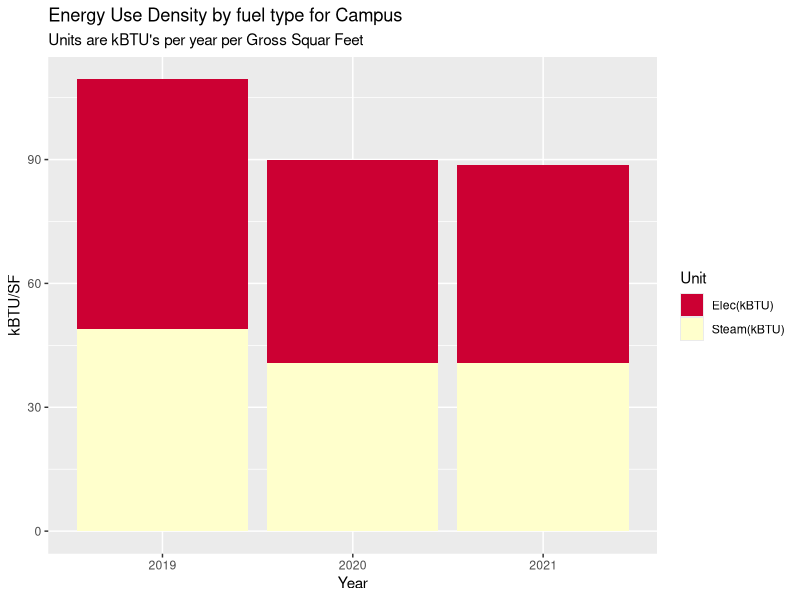
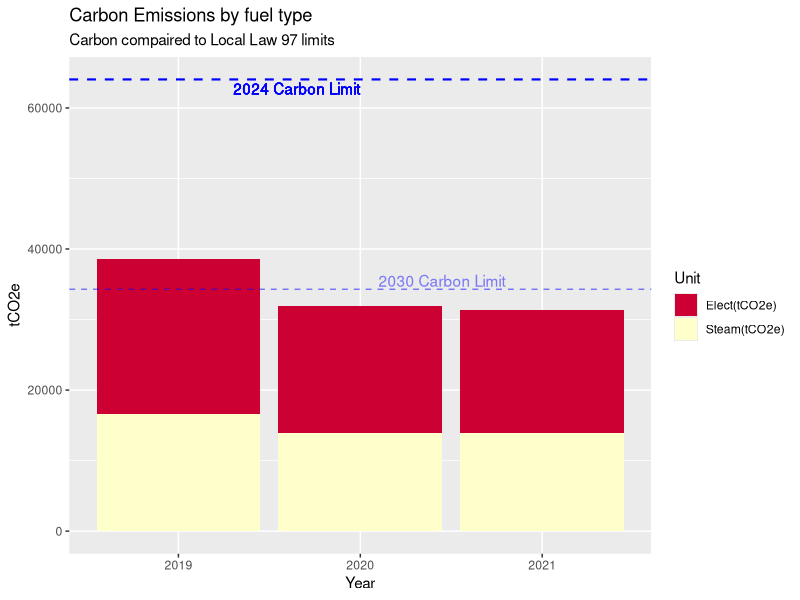
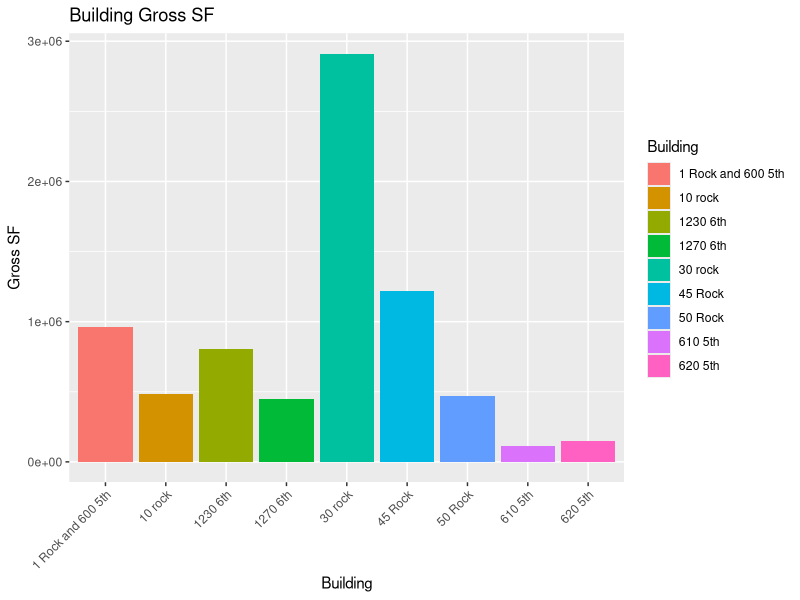
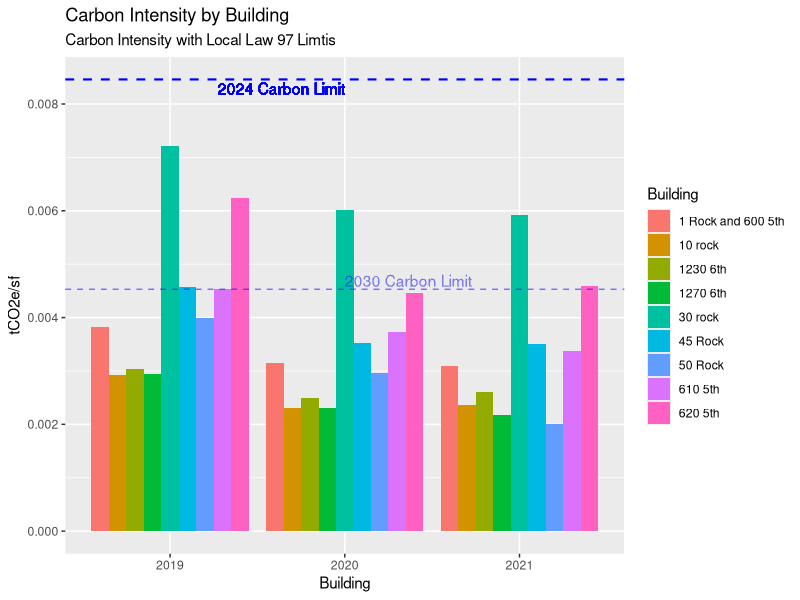
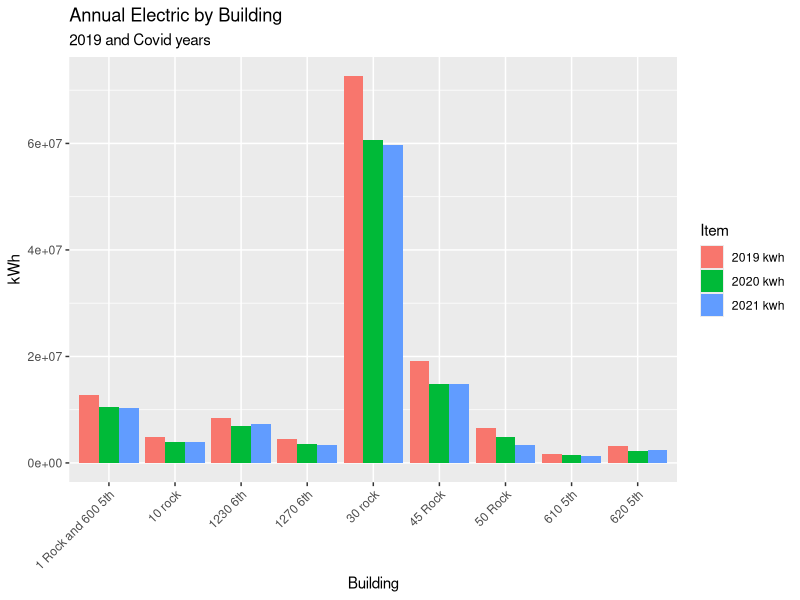
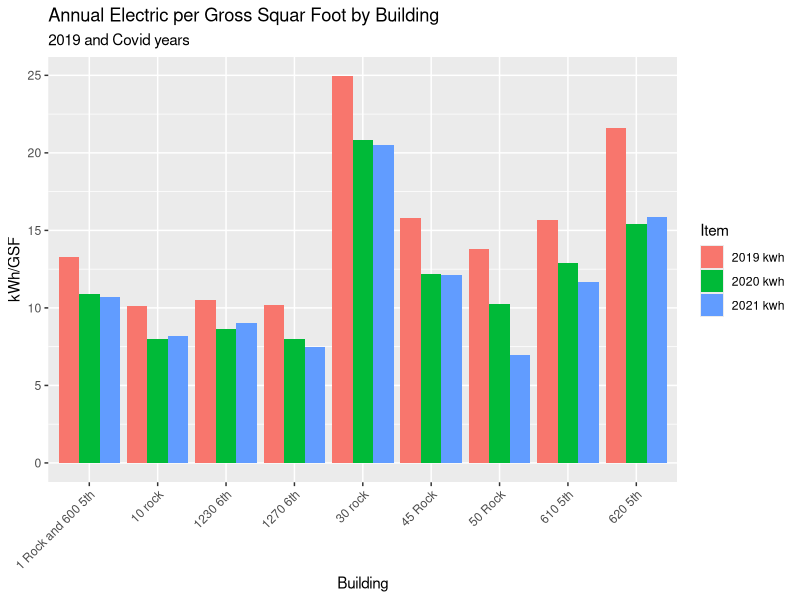
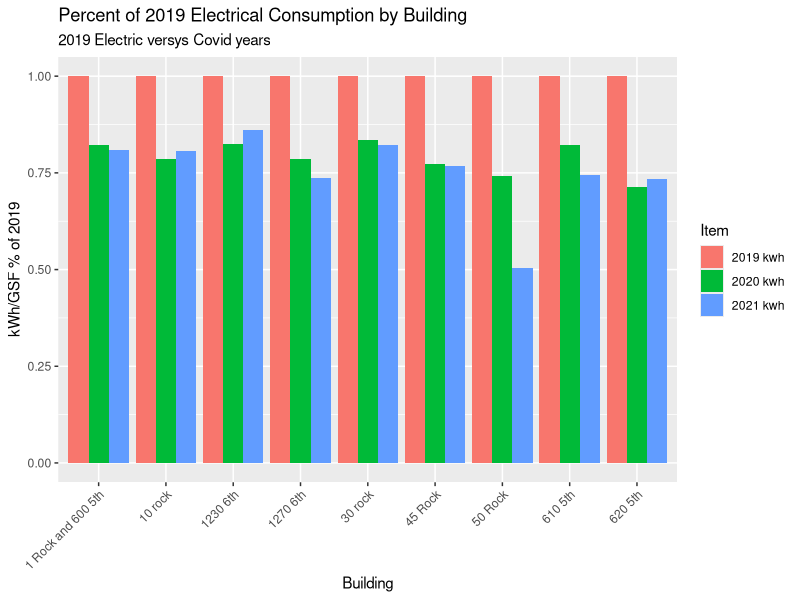
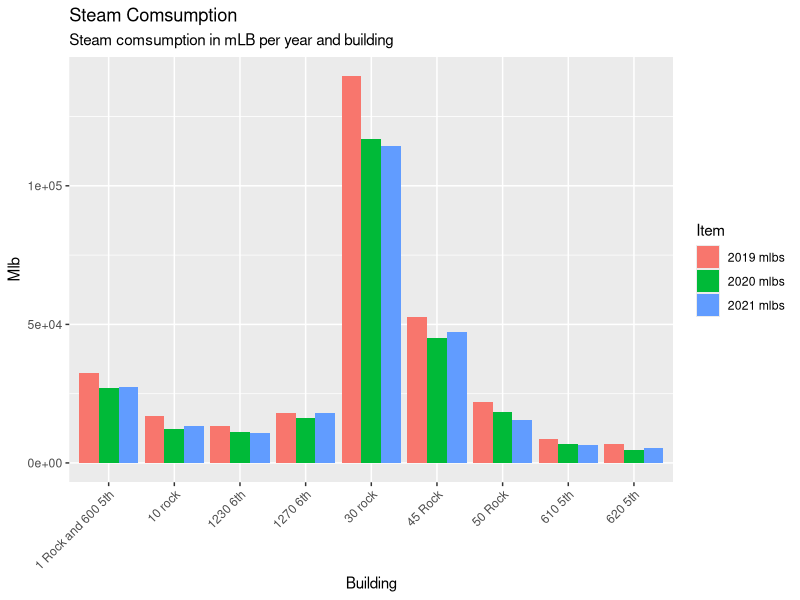

Source code (R) for these figures, in order:
## ---- chunk 1

# Load packages 
my_packages <- c("tidyverse", "vroom" , "janitor" , "glue" , "tsibble" , "tidytext","lubridate", "fable", "tsibbledata", "ggplot2", "forecast", "tseries", "rio", "zoo", "readxl", "tsibbledata", "knitr", "kableExtra", "formattable", "scales")
invisible( lapply(my_packages, require, character.only = TRUE))

#Set up environment 
place <- "Home"  #Where are we working today. 
# place <- "work"

if (place == "Home"){setwd("C:/Users/paulr/Documents/R/RockCenterEnergyAnalysis")} else {setwd("C:/Users/prode/Documents/R/RockCenterEnergyAnalysis")}

if (!file.exists("data")) { dir.create("data")}

rm(place, my_packages ) #Clean up

options(dplyr.summarise.inform = FALSE)  # Suppress textin Knit printout. 



# Read in data

'ElecCF' <- 0.000288962  #2021 Carbon Values
'SteamCF' <- 0.00004493 #2021 Carbon Values
'IntensityLimit24' <- 0.00846 #2024 Limit
'IntensityLimit30' <- 0.00453 #2030 Limit

SteamData <- read_excel("data/Energy_Data_for_Net_Zero_Study.xlsx", sheet = "Sheet1", range = "B2:G11" , col_names = TRUE, na = "NA", col_types = NULL ) %>%  select(-5,-6)

ElectricData <- read_excel("data/Energy_Data_for_Net_Zero_Study.xlsx", sheet = "Sheet1", range = "B13:G23" , col_names = TRUE, na = "NA", col_types = NULL ) %>% select(-5,-6)

ElectricData %>% filter(Building == '1 Rock' | Building == '600 5th') %>% 
  select( -Building) %>% 
  summarise_each(funs(sum)) %>% 
  mutate(Building = "1 Rock and 600 5th") %>% 
  select(4,1,2,3) %>% rbind(ElectricData) %>% 
  filter(Building != '1 Rock' & Building != '600 5th') -> ElectricData

BuildingGSF <- read_excel("data/Energy_Data_for_Net_Zero_Study.xlsx", sheet = "Sheet1", range = "B28:C39" , col_names = TRUE, na = "NA", col_types = NULL ) %>% 
  filter(Building != '1 Rock' & Building != '600 5th')

UtilityData <- left_join(ElectricData, SteamData, by="Building") %>% left_join(BuildingGSF, by="Building")
UtilityData[is.na(UtilityData)] <- 0

#Campus EUI for each year 
UtilityData1 <- UtilityData 
apply(UtilityData1[2:4], 2, function(row) row * 3.4121 ) -> UtilityData1[2:4]
apply(UtilityData1[5:7], 2, function(row) row * 1194) -> UtilityData1[5:7]
UtilityData1 %>% select(`2019 kwh`, `2020 kwh`, `2021 kwh`, `2019 mlbs`, `2020 mlbs`, `2021 mlbs`, `Gross Floor Area`) %>%
summarise_each(funs(sum)) -> UtilityData1
    TotalFlArea <- UtilityData1$`Gross Floor Area`
    UtilityData1 %>% 
      select(-`Gross Floor Area`) %>% 
  gather(key = "Item", value = "Value") -> UtilityData1
  cbind(UtilityData1, str_split_fixed(UtilityData1$Item, " ", n=2)) %>% 
  select(-"Item") -> UtilityData1 
  colnames(UtilityData1)  <-  c("Value", "Year", "Unit") 
  apply(UtilityData1[3], 1, function(x) {ifelse(x == "kwh", "Elec(kBTU)", "Steam(kBTU)")}) -> UtilityData1[3]
  
# Make an EUI plot with kBTU vales for both  electric and steam  
UtilityData2 <- UtilityData1
apply(UtilityData2[1], 1, function(row) row / TotalFlArea ) -> UtilityData2[1]
UtilityData2 %>% 
  ggplot(aes(x = Year, y = Value, fill = Unit)) +
  geom_bar(stat = "identity", position = "stack") +
  labs( title = "Energy Use Density by fuel type for Campus",
        subtitle = "Units are kBTU's per year per Gross Squar Feet") +
  xlab("Year") +
  ylab("kBTU/SF") +
  scale_fill_manual(values = c("#CC0033", "#FFFFCC"))


 ### Delta's ###
  UtilityData2 %>%
    group_by(Year) %>% 
    summarise("AnnuValues" = sum(Value)) %>% 
    mutate("BaseYear" = max(AnnuValues)) %>% 
    mutate("Delta" = AnnuValues/BaseYear) -> CampusDelta
  CampusDelta[4] <- sapply(CampusDelta[4], function(x) percent(x, accuracy=1))
## ---- chunk 2
All_Data <- read_excel("data/LL97 Fines Rock Center.xlsx", sheet = "NBC Energy", range = "B1:D64" , col_names = TRUE, na = "Not Available", col_types = c("guess", "guess", "numeric") ) %>% mutate(across(contains('Date'), ymd)) %>% select("Start Date", "kwh")


colnames(All_Data) <- c("Date",  "kwh")

All_Data %>% 
  group_by(year(Date)) %>% 
  summarise("Elect" = sum(kwh)) -> All_Data
colnames(All_Data) <- c("Date", "Elect")
All_Data %>% 
  filter(Date == 2019 | Date == 2020 | Date == 2021 ) -> All_Data
UtilityData1[1,1] <- UtilityData1[1,1] + All_Data[1,2]
UtilityData1[2,1] <- UtilityData1[2,1] + All_Data[2,2]
UtilityData1[3,1] <- UtilityData1[3,1] + All_Data[3,2]
  
  
## ---- chunk 3

#Make a Carbon table in the dataframe UtilityData1
UtilityData3 <- UtilityData1
  apply(UtilityData3[3], 1, function(x) {ifelse(x == "Elec(kBTU)", "Elect(tCO2e)", "Steam(tCO2e)")}) -> UtilityData3[3]
  UtilityData3 %>% 
  mutate(Carbon = ifelse(Unit == "Elec(kBTU)", Value * ElecCF / 3.4121, Value * SteamCF)) %>% 
  ggplot(aes(x = Year, y = Carbon, fill = Unit)) +
  geom_bar(stat = "identity", position = "stack") +
  labs( title = "Carbon Emissions by fuel type",
        subtitle = "Carbon compaired to Local Law 97 limits") +
  labs(x = "Year", y = "tCO2e") +
  #guides(fill = FALSE) +
  geom_hline(aes(yintercept = TotalFlArea * IntensityLimit24), color = "blue", linetype = "dashed", size = 0.75) +
  geom_text(aes(x = 2, y = TotalFlArea * IntensityLimit24, label = "2024 Carbon Limit"), hjust = 1, vjust = 1.25 , color = "blue") +
  geom_hline(aes(yintercept = TotalFlArea * IntensityLimit30), linetype = "dashed", color = "blue", size = 0.5, alpha = 0.5) +
  geom_text(aes(x = 2.1, y = TotalFlArea * IntensityLimit30, label = "2030 Carbon Limit", alpha = 0.1), hjust = 0, vjust = -.2 , color = "blue", alpha = 0.1) +
  scale_fill_manual(values = c("#CC0033", "#FFFFCC"))
  
## ---- chunk 4

#Plot Carbon Intensities versus LL97 Limits 
UtilityData1 <- UtilityData 
#apply(UtilityData1[2:4], 2, function(row) row * 3.4121 ) -> UtilityData1[2:4]
apply(UtilityData1[5:7], 2, function(row) row * 1194) -> UtilityData1[5:7]
UtilityData1[2:7]/UtilityData1$`Gross Floor Area` -> UtilityData1[2:7]
colnames(UtilityData1) <- c("Building", "2019 kwh", "2020 kwh", "2021 kwh", "2019 kBTUs", "2020 kBTUs", "2021 kBTUs", "Gross Floor Area")

UtilityData1 %>% select("Building", "2019 kwh", "2020 kwh", "2021 kwh", "2019 kBTUs", "2020 kBTUs", "2021 kBTUs") -> UtilityData1

UtilityData1 %>% 
  gather(key = "Item", value = "Value", -"Building") -> UtilityData1
  cbind(UtilityData1, str_split_fixed(UtilityData1$Item, " ", n=2)) %>% 
  select(-"Item") -> UtilityData1 
  colnames(UtilityData1)  <-  c("Building", "Value", "Year", "Unit") 
  UtilityData1 %>% 
    mutate("Carbon/SF" = ifelse(Unit == "kwh", Value * ElecCF, Value * SteamCF)) %>% 
    select(Building, Year, Unit, `Carbon/SF`) %>% 
    mutate("Carbon" = "tCO2e") -> UtilityData1
  
  UtilityData %>%   
ggplot(aes(x = Building, y = `Gross Floor Area`, fill = Building)) +
  geom_bar(stat = "identity", position = "dodge") +
  labs( title = "Building Gross SF") +
  labs(x = "Building", y = "Gross SF") +
  theme(axis.text.x = element_text (angle = 45, vjust = 1, hjust=1)) 


UtilityData1 %>%   
ggplot(aes(x = Year, y = `Carbon/SF`, fill = Building, group = Building)) +
  geom_bar(stat = "identity", position = "dodge") +
  labs( title = "Carbon Intensity by Building",
        subtitle = "Carbon Intensity with Local Law 97 Limtis") +
  labs(x = "Building", y = "tCO2e/sf") +
  geom_hline(aes(yintercept = IntensityLimit24), color = "blue", linetype = "dashed", size = 0.75) +
  geom_text(aes(x = 2, y = IntensityLimit24, label = "2024 Carbon Limit"), hjust = 1, vjust = 1.25 , color = "blue") +
  geom_hline(aes(yintercept = IntensityLimit30), linetype = "dashed", color = "blue", size = 0.5, alpha = 0.5) +
  geom_text(aes(x = 2, y = IntensityLimit30, label = "2030 Carbon Limit"), hjust = 0, vjust = -.2 , color = "blue", alpha = 0.01) 
  

## ---- chunk 5

#1 Electric kWh
ElectricData %>% select(Building, `2019 kwh`, `2020 kwh`, `2021 kwh`) %>% 
  gather(key = "Item", value = "Value", -Building) %>%
  ggplot(aes(x = Building, y = Value, fill = Item, group = Item)) +
  labs( title = "Annual Electric by Building",
        subtitle = "2019 and Covid years", x = "Building", y = "kWh") +
  theme(axis.text.x = element_text (angle = 45, vjust = 1, hjust=1)) +
  geom_bar(stat = "identity", position = "dodge")
## ---- chunk 6
#2 Electric kWh per GSF 
UtilityData1 <- UtilityData
apply(UtilityData1[2:7], 2, function(row) row / UtilityData1$`Gross Floor Area`) -> UtilityData1[2:7]
UtilityData1 %>% select(Building, `2019 kwh`, `2020 kwh`, `2021 kwh`) %>% 
  gather(key = "Item", value = "Value", -Building) %>% 
  ggplot(aes(x = Building, y = Value, fill = Item, group = Item)) +
  labs( title = "Annual Electric per Gross Squar Foot by Building",
        subtitle = "2019 and Covid years", x = "Building", y = "kWh/GSF") +
  theme(axis.text.x = element_text (angle = 45, vjust = 1, hjust=1)) +
  geom_bar(stat = "identity", position = "dodge")
## ---- chunk 7

#3 percent kWh reductions relative to 2019 
UtilityData1 <- UtilityData
apply(UtilityData1[2:7], 2, function(row) row / UtilityData1$`Gross Floor Area`) -> UtilityData1[2:7]
apply(UtilityData1[2:4], 2, function(row) row / UtilityData1$`2019 kwh`) -> UtilityData1[2:4]
UtilityData1 %>% select(Building, `2019 kwh`, `2020 kwh`, `2021 kwh`) %>% 
  gather(key = "Item", value = "Value", -Building) %>% 
  ggplot(aes(x = Building, y = Value, fill = Item, group = Item)) + 
  labs( title = "Percent of 2019 Electrical Consumption by Building",
        subtitle = "2019 Electric versys Covid years", x = "Building", y = "kWh/GSF % of 2019") +
  theme(axis.text.x = element_text (angle = 45, vjust = 1, hjust=1)) +
  geom_bar(stat = "identity", position = "dodge")
## ---- chunk 8
# 4 Steam mlb 
SteamData %>% select(Building, `2019 mlbs`, `2020 mlbs`, `2021 mlbs`) %>% 
  gather(key = "Item", value = "Value", -Building) %>%
  ggplot(aes(x = Building, y = Value, fill = Item, group = Item)) +
  labs( title = "Steam Comsumption ",
        subtitle = "Steam comsumption in mLB per year and building", x = "Building", y = "Mlb") +
  theme(axis.text.x = element_text (angle = 45, vjust = 1, hjust=1)) +
  geom_bar(stat = "identity", position = "dodge")

## ---- chunk 9

#5 steam mlb per gsf 
UtilityData1 <- UtilityData
apply(UtilityData1[2:7], 2, function(row) row / UtilityData1$`Gross Floor Area`) -> UtilityData1[2:7]
UtilityData1 %>% select(Building, `2019 mlbs`, `2020 mlbs`, `2021 mlbs`) %>% 
  gather(key = "Item", value = "Value", -Building) %>% 
  ggplot(aes(x = Building, y = Value, fill = Item, group = Item)) +
  labs( title = "Steam Comsumption per GSF ",
        subtitle = "Steam comsumption in mLB per GSF year and building", x = "Building", y = "Mlb/GSF") +
  theme(axis.text.x = element_text (angle = 45, vjust = 1, hjust=1)) +
  geom_bar(stat = "identity", position = "dodge")
  
## ---- chunk 10

#6 percent down from 2019
UtilityData1 <- UtilityData
apply(UtilityData1[2:7], 2, function(row) row / UtilityData1$`Gross Floor Area`) -> UtilityData1[2:7]
apply(UtilityData1[5:7], 2, function(row) row / UtilityData1$`2019 mlbs`) -> UtilityData1[5:7]
UtilityData1 %>% select(Building, `2019 mlbs`, `2020 mlbs`, `2021 mlbs`) %>% 
  gather(key = "Item", value = "Value", -Building) %>% 
  ggplot(aes(x = Building, y = Value, fill = Item, group = Item)) +
  labs( title = "Percent of 2019 Steam Consumption by Building ",
        subtitle = "2019 Steam versys Covid years", x = "Building", y = "Mlb/GSF % of 2019") +
  theme(axis.text.x = element_text (angle = 45, vjust = 1, hjust=1)) +
  geom_bar(stat = "identity", position = "dodge")

## ---- chunk 11


EPA_data <- read_excel("data/EPA_Annual_Energy_Use_By_Meter.xlsx", range = "A6:BB155" , col_names = FALSE, na = "NA", col_types = NULL )

EPA_data <- read_excel("data/EPA_Annual_Energy_Use_By_Meter.xlsx", skip = 4)




Turnstile_data <- read.csv("data/RC_Occunpancy_Data_Details_data.csv") %>% 
  select(Property, Date, Total.Entrants)

Turnstile_data$Date <- mdy(Turnstile_data$Date)

Turnstile_data %>%   
group_by(Property, "Year" = year(Date)) %>%  #"Month" = month(Date)) %>% 
  summarise(Population = sum(Total.Entrants)) -> Turnstile_data1
Turnstile_data1$Year <- as.factor(Turnstile_data1$Year)

Turnstile_data1 %>% 
  ggplot(aes(x = Property, y = Population, group = Year, fill = Year)) +
   labs( title = "Turnstyle Counts by Month",
        subtitle = "Morning Counts", x = "Building", y = "Entrants") +
  theme(axis.text.x = element_text (angle = 45, vjust = 1, hjust=1)) +
  geom_bar(stat = "identity", position = "dodge")
  




Turnstile_data %>%   
group_by("Year" = year(Date)) %>%   
  summarise(Population = sum(Total.Entrants)) -> Turnstile_data2
Turnstile_data2$Year <- as.factor(Turnstile_data2$Year)


  
